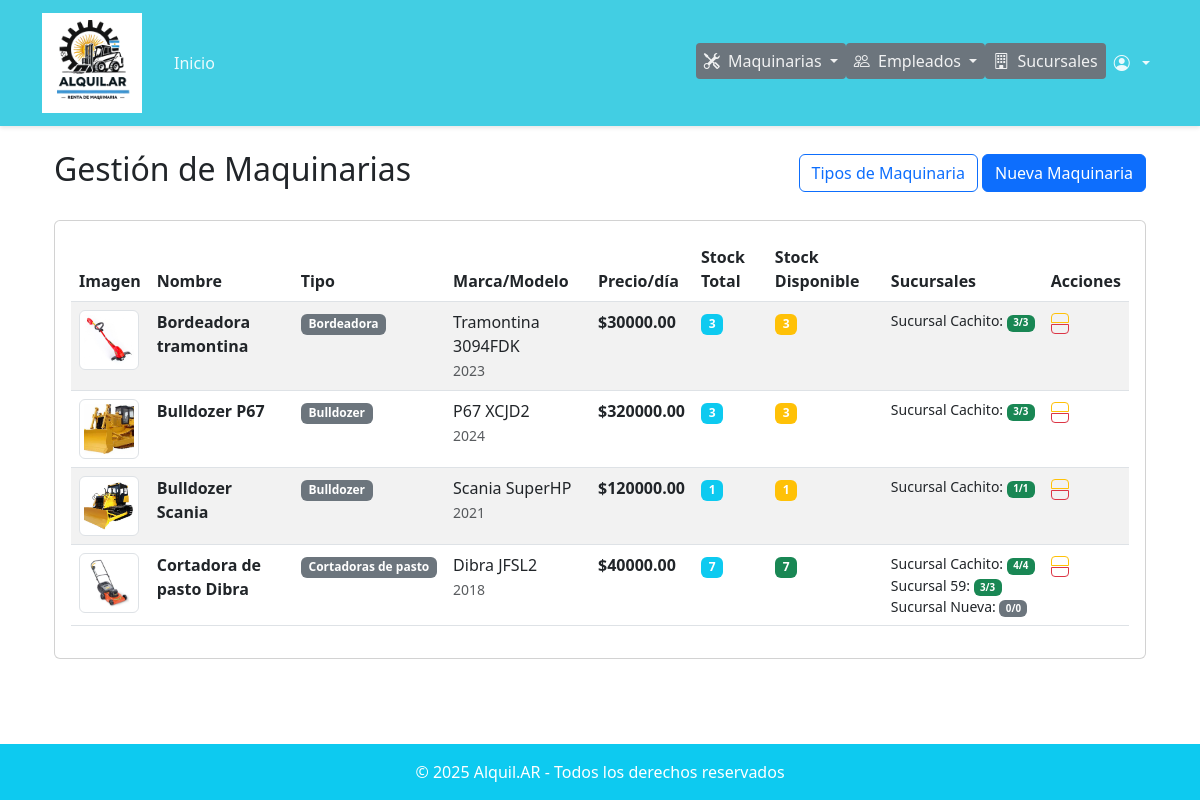
/maquinarias/ (signed in), run on the app's committed database.
### maquinarias/models.py (models this page shows, shortened)
class Maquinaria(models.Model):
    nombre = models.CharField(max_length=100)
    tipo = models.ForeignKey(TipoMaquinaria, on_delete=models.PROTECT, related_name='maquinarias')
    marca = models.CharField(max_length=50)
    modelo = models.CharField(max_length=50)
    anio = models.SmallIntegerField()
    descripcion = models.TextField()
    imagen = models.ImageField(upload_to='maquinarias/images', null=True, blank=True)
    precio_por_dia = models.FloatField()
    stock_total = models.PositiveIntegerField(default=0)
    stock_disponible = models.PositiveIntegerField(default=0)
    minimo = models.SmallIntegerField()
    maximo = models.SmallIntegerField()
    cantDias_total = models.SmallIntegerField()
    cantDias_parcial = models.SmallIntegerField()
    cantDias_nulo = models.SmallIntegerField()
    sucursales = models.ManyToManyField(Sucursal, through='MaquinariaStock', related_name='maquinarias')
    def get_stock_total(self):
        return self.stocks.aggregate(total=models.Sum('stock'))['total'] or 0
    def get_stock_disponible_total(self):
        return self.stocks.aggregate(total=models.Sum('stock_disponible'))['total'] or 0

class TipoMaquinaria(models.Model):
    nombre = models.CharField(max_length=50, unique=True)
    descripcion = models.TextField(blank=True, null=True)
    def __str__(self):
        return self.nombre
    class Meta:
        verbose_name = "Tipo de Maquinaria"
        verbose_name_plural = "Tipos de Maquinaria"

class MaquinariaStock(models.Model):
    maquinaria = models.ForeignKey(Maquinaria, on_delete=models.CASCADE, related_name='stocks')
    sucursal = models.ForeignKey(Sucursal, on_delete=models.CASCADE, related_name='stocks')
    stock = models.PositiveIntegerField(default=0, verbose_name="Stock Total")
    stock_disponible = models.PositiveIntegerField(default=0, verbose_name="Stock Disponible")
    fecha_actualizacion = models.DateTimeField(auto_now=True)
    class Meta:
        unique_together = ('maquinaria', 'sucursal')
        verbose_name = "Stock de Maquinaria"
        verbose_name_plural = "Stocks de Maquinaria"

### usuarios/models.py (models this page shows, shortened)
class Sucursal(models.Model):
    nombre = models.CharField(max_length=100)
    direccion = models.CharField(max_length=200)
    telefono = models.CharField(max_length=20, default="0")  # ✅ Campo teléfono agregado
    latitud = models.FloatField()
    longitud = models.FloatField()
    activa = models.BooleanField(default=True)

### usuarios/decorators.py (the view)
    def wrapper(request, *args, **kwargs):
        if request.user.is_authenticated and request.user.tipo == 'ADMIN':
            return view_func(request, *args, **kwargs)
        messages.error(request, "No tenés permiso para acceder a esta sección.")
        return redirect('home')  # o redirigí a otra página

### maquinarias/views.py (called while the page is built)
@login_required
@solo_admin
def maquinaria_list(request):
    maquinarias = Maquinaria.objects.all().order_by('nombre')
    paginator = Paginator(maquinarias, 10)
    page = request.GET.get('page')
    maquinarias = paginator.get_page(page)
    return render(request, 'maquinarias/maquinaria_list.html', {'maquinarias': maquinarias})

### maquinarias/templates/maquinarias/maquinaria_list.html (shortened to what this page needs)
{% extends 'base.html' %}
{% block content %}
<div class="container mt-4">
  <div class="row">
    <div class="col-12">
      <div class="d-flex justify-content-between align-items-center mb-4">
        <h2>Gestión de Maquinarias</h2>
        <div>
          <a href="{% url 'tipo_maquinaria_list' %}" class="btn btn-outline-primary">
             Tipos de Maquinaria
          </a>
          <a href="{% url 'maquinaria_create' %}" class="btn btn-primary">
             Nueva Maquinaria
          </a>
        </div>
      </div>
      <div class="card">
        <div class="card-body">
          <div class="table-responsive">
            <table class="table table-striped table-hover">
              <thead>
                <tr>
                  <th>Imagen</th>
                  <th>Nombre</th>
                  <th>Tipo</th>
                  <th>Marca/Modelo</th>
                  <th>Precio/día</th>
                  <th>Stock Total</th>
                  <th>Stock Disponible</th>
                  <th>Sucursales</th>
                  <th>Acciones</th>
                </tr>
              </thead>
              <tbody>
                {% for maquinaria in maquinarias %}
                <tr>
                  <td>
                    {% if maquinaria.imagen %}
                    <img src="{{ maquinaria.imagen.url }}"
                         alt="{{ maquinaria.nombre }}"
                         class="img-thumbnail"
                         style="width: 60px; height: 60px; object-fit: cover;">
                    {% else %}
                    <div class="bg-light d-flex align-items-center justify-content-center"
                         style="width: 60px; height: 60px;">
                      <i class="fas fa-tools text-muted"></i>
                    </div>
                    {% endif %}
                  </td>
                  <td>
                    <strong>{{ maquinaria.nombre }}</strong>
                  </td>
                  <td>
                    <span class="badge bg-secondary">{{ maquinaria.tipo }}</span>
                  </td>
                  <td>
                    {{ maquinaria.marca }} {{ maquinaria.modelo }}
                    <br>
                    <small class="text-muted">{{ maquinaria.anio }}</small>
                  </td>
                  <td>
                    <strong>${{ maquinaria.precio_por_dia|floatformat:2 }}</strong>
                  </td>
                  <td>
                    <span class="badge bg-info">{{ maquinaria.get_stock_total }}</span>
                  </td>
                  <td>
                    <span class="badge {% if maquinaria.get_stock_disponible_total > maquinaria.minimo %}bg-success{% elif maquinaria.get_stock_disponible_total > 0 %}bg-warning{% else %}bg-danger{% endif %}">
                      {{ maquinaria.get_stock_disponible_total }}
                    </span>
                  </td>
                  <td>
                    {% if maquinaria.stocks.count > 0 %}
                      <small>
                        {% for stock in maquinaria.stocks.all %}
                          <div class="text-nowrap">
                            {{ stock.sucursal.nombre }}:
                            <span class="badge badge-sm {% if stock.stock_disponible > 0 %}bg-success{% else %}bg-secondary{% endif %}">
                              {{ stock.stock_disponible }}/{{ stock.stock }}
                            </span>
                          </div>
                        {% endfor %}
                      </small>
                    {% else %}
                      <small class="text-muted">Sin asignar</small>
                    {% endif %}
                  </td>
                  <td>
                    <div class="btn-group-vertical btn-group-sm" role="group">
                      <a href="{% url 'maquinaria_update' maquinaria.pk %}"
                         class="btn btn-outline-warning btn-sm"
                         title="Editar">
                      </a>
                      <a href="{% url 'maquinaria_delete' maquinaria.pk %}"
                         class="btn btn-outline-danger btn-sm"
                         title="Eliminar"
                         onclick="return confirm('¿Está seguro que desea eliminar esta maquinaria?')">
                      </a>
                    </div>
                  </td>
                </tr>
                {% endfor %}
              </tbody>
            </table>
          </div>
        </div>
      </div>
    </div>
  </div>
</div>
{% endblock %}

### static/css/core.css (style rules this page uses)
:root { --color-primary: #42cee3; --color-primary-dark: #369aa9; --color-primary-darker: #2b7b87; --color-primary-light: #86e6f5; --color-primary-lighter: #a8f1fd; --color-dark: #333333; --color-gray: #666666; --color-light: #F8F9FA; --color-white: #FFFFFF; --shadow-sm: 0 2px 4px rgba(0, 0, 0, 0.1); --shadow-md: 0 4px 6px rgba(0, 0, 0, 0.15); }

### core/templates/base.html (style rules this page uses)
body { min-height: 100vh; display: flex; flex-direction: column; }

### maquinarias/templates/maquinarias/maquinaria_list.html (style rules this page uses)
.badge-sm { font-size: 0.7em; }
.btn-group-vertical .btn { margin-bottom: 2px; }

### data on the page
Maquinaria: imagen (picture), nombre "Bordeadora tramontina", tipo "Bordeadora", marca "Tramontina", modelo "3094FDK", anio "2023", precio_por_dia "30000.00", get_stock_total "3", get_stock_disponible_total "3"
MaquinariaStock: sucursal.nombre "Sucursal Cachito", stock_disponible "3", stock "3"
Maquinaria: imagen (picture), nombre "Bulldozer P67", tipo "Bulldozer", marca "P67", modelo "XCJD2", anio "2024", precio_por_dia "320000.00", get_stock_total "3", get_stock_disponible_total "3"
MaquinariaStock: sucursal.nombre "Sucursal Cachito", stock_disponible "3", stock "3"
Maquinaria: imagen (placeholder picture), nombre "Bulldozer Scania", tipo "Bulldozer", marca "Scania", modelo "SuperHP", anio "2021", precio_por_dia "120000.00", get_stock_total "1", get_stock_disponible_total "1"
MaquinariaStock: sucursal.nombre "Sucursal Cachito", stock_disponible "1", stock "1"
Maquinaria: imagen (placeholder picture), nombre "Cortadora de pasto Dibra", tipo "Cortadoras de pasto", marca "Dibra", modelo "JFSL2", anio "2018", precio_por_dia "40000.00", get_stock_total "7", get_stock_disponible_total "7"
MaquinariaStock: sucursal.nombre "Sucursal Cachito", stock_disponible "4", stock "4"
MaquinariaStock: sucursal.nombre "Sucursal 59", stock_disponible "3", stock "3"
MaquinariaStock: sucursal.nombre "Sucursal Nueva", stock_disponible "0", stock "0"
